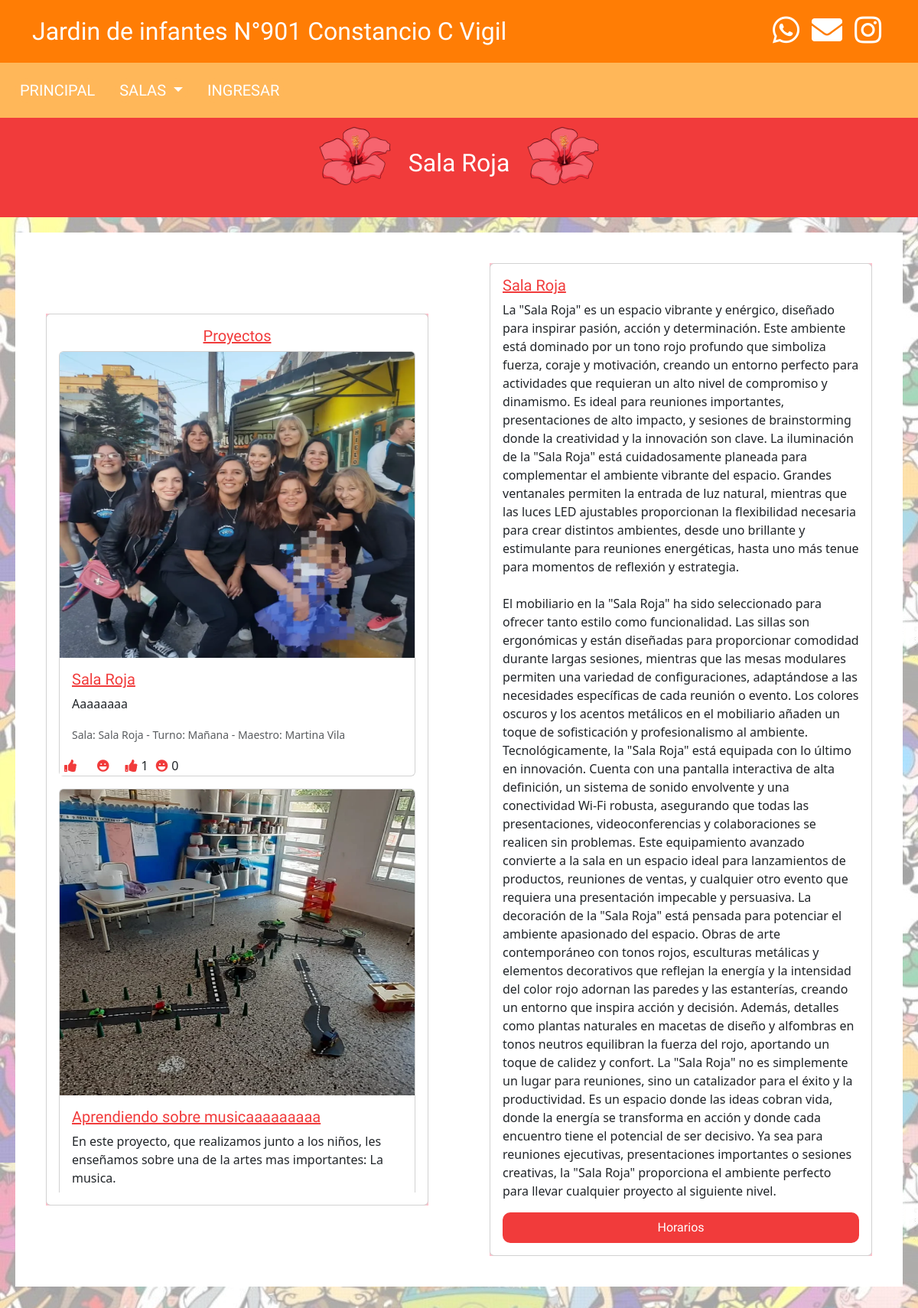
Page /salasR.php on the committed database.
### tables this page shows
CREATE TABLE `salas` (
  `ID` int(3) NOT NULL,
  `Salas` varchar(15) NOT NULL,
  `Color` varchar(10) NOT NULL,
  `texto` text DEFAULT NULL,
  `imagen` varchar(255) DEFAULT NULL,
  `hover` varchar(255) DEFAULT NULL,
  `texto2` text DEFAULT NULL
);

CREATE TABLE `proyectos` (
  `ID` int(3) NOT NULL,
  `Salas` int(3) NOT NULL,
  `Nombre` varchar(50) NOT NULL,
  `Descripcion` varchar(250) NOT NULL,
  `Imagen` varchar(255) NOT NULL,
  `Turno` int(3) NOT NULL,
  `id_usuario` int(3) NOT NULL
);

CREATE TABLE `turnos` (
  `ID` int(3) NOT NULL,
  `Turno` varchar(15) NOT NULL
);

### salasR.php (the view, shortened to what this page needs)
<?php
  $servername = "localhost";
  $username = "root";
  $password = "";
  $dbname = "jardin";
  $conn = new mysqli($servername, $username, $password, $dbname);
  $sala_id = 6;
  $query2 = "SELECT publicacion_id, reaccion, COUNT(*) as count FROM reacciones GROUP BY publicacion_id, reaccion";
  $result2 = $conn->query($query2);
  $reacciones = [];
  while ($row = $result2->fetch_assoc()) {
      $reacciones[$row['publicacion_id']][$row['reaccion']] = $row['count'];
  }
  $sql_sala = "SELECT * FROM salas WHERE ID = $sala_id";
  $result_sala = $conn->query($sql_sala);
  if ($result_sala->num_rows > 0) {
      $sala = $result_sala->fetch_assoc();
  } else {
      die("No se encontró la sala.");
  }
?>
<!DOCTYPE html>
<html lang="es">
<head>
    <link rel="stylesheet" href="style.css">
    <link rel="stylesheet" href="https://cdnjs.cloudflare.com/ajax/libs/font-awesome/5.15.4/css/all.min.css">
    <link href="https://cdn.jsdelivr.net/npm/bootstrap@5.3.3/dist/css/bootstrap.min.css" rel="stylesheet">
</head>
<body>
  <header class="container-fluid">
    <div class="container d-flex justify-content-between align-items-center">
        <h2 class="m-0">Jardin de infantes N°901 Constancio C Vigil</h2>
        <div>
          <a href="https://wa.me/02252520417" target="_blank"><button class="net m-0"><i class="fab fa-whatsapp"></i></button></a>
          <a href="mailto:ji901lacosta@gmail.com"><button class="net m-0"><i class="fas fa-envelope"></i></button></a>
          <a href="https://www.instagram.com/jardin901sanclemente?utm_source=ig_web_button_share_sheet&igsh=ZDNlZDc0MzIxNw==" target="_blank"><button class="net m-0"><i class="fab fa-instagram"></i></button></a>
        </div>
    </div>
  </header>
  <header class="n2 d-flex flex-wrap align-items-center">
    <a href="index.html"><button class="btn2">PRINCIPAL</button></a>
    <div class="dropdown">
      <button class="btn2 dropdown-toggle" type="button" data-bs-toggle="dropdown" aria-expanded="false">
        SALAS
      </button>
    </div>
    <button class="btn2" onclick="showAlert()" class='ai'>INGRESAR</button>
  </header>
    <div class="cartelT d-flex justify-content-center">
        <img src="<?php echo htmlspecialchars($sala['imagen']); ?>" width="100px" height="100px">
        <div class="text">
            <h2 class="text-center"><?php echo htmlspecialchars($sala['Salas']); ?></h2>
            <br>
        </div>
        <img src="<?php echo htmlspecialchars($sala['imagen']); ?>" width="100px" height="100px">
    </div>
    <div class="white d-flex flex-column flex-md-row justify-content-between align-items-center">
      <div class="mt-3 mt-md-0">
        <div class="carter">
            <div class="card text-center-left">
                <div class="card-body">
                    <h5 class="color text-center">Proyectos</h5>
                    <div id="project-cards">
                        <?php
                        $servername = "localhost";
                        $username = "root";
                        $password = "";
                        $dbname = "jardin";
                        $conn = new mysqli($servername, $username, $password, $dbname);
                        $sql = "SELECT proyectos.ID, proyectos.Nombre, proyectos.Descripcion, proyectos.Imagen, salas.Salas AS SalaNombre, turnos.Turno AS TurnoNombre, login.NOMBRE AS TeacherName
                        FROM proyectos
                        INNER JOIN salas ON proyectos.Salas = salas.ID
                        INNER JOIN turnos ON proyectos.Turno = turnos.ID
                        INNER JOIN login ON proyectos.id_usuario = login.id
                        WHERE proyectos.Salas = 6
                        ORDER BY proyectos.ID DESC";
                        $result = $conn->query($sql);
                        if ($result->num_rows > 0) {
                          while ($row = $result->fetch_assoc()) {
                            $proyecto_id = $row['ID'];
                            echo '<div class="card mb-3">';
                            echo '<img src="' . $row['Imagen'] . '" class="card-img-top" width="200px" height="400px" alt="' . $row['Nombre'] . '">';
                            echo '<div class="card-body">';
                            echo '<h5 class="color">' . $row['Nombre'] . '</h5>';
                            echo '<p class="card-text">' . $row['Descripcion'] . '</p>';
                            echo '<p class="card-text"><small class="text-muted">Sala: ' . $row['SalaNombre'] . ' - Turno: ' . $row['TurnoNombre'] . ' - Maestro: ' . $row['TeacherName'] . '</small></p>';
                            echo '</div>';
                            echo '<div class="publicacion" data-id="' . $proyecto_id . '">';
                            echo '<div class="reacciones-container">';
                            echo '<button class="reacciones" data-reaccion="me_gusta"><i class="fas fa-thumbs-up app"></i></button>';
                            echo '<button class="reacciones" data-reaccion="risa"><i class="fas fa-laugh app"></i></button>';
                            echo '<p><i class="fas fa-thumbs-up app"></i> ' . ($reacciones[$proyecto_id]['me_gusta'] ?? 0) . '</p>';
                            echo '<p><i class="fas fa-laugh app"></i> ' . ($reacciones[$proyecto_id]['risa'] ?? 0) . '</p>';
                            echo '</div>';
                            echo '</div>';
                            echo '</div>';
                          }
                        } else {
                              echo '<p>No hay proyectos disponibles.</p>';
                        }
                        ?>
                    </div>
                </div>
            </div>
        </div>
      </div>
        <div class="mt-3 mt-md-0">
            <div class="carter">
                <div class="card text-center-left">
                    <div class="card-body">
                        <h5 class="color"><?php echo htmlspecialchars($sala['Salas']); ?></h5>
                        <p class="card-text">
                        <?php echo htmlspecialchars($sala['texto']); ?><br><br>
                        <?php echo htmlspecialchars($sala['texto2']); ?>
                        </p>
                        <button class="btnT">Horarios</button>
                    </div>
                </div>
            </div>
        </div>
    </div>
</body>
</html>

### style.css (style rules this page uses)
body { margin: 0; padding: 0; background-image: url('img/dibujos.jpeg'); }
header { background-color:#FF7D05; color:white; font-family:"Questrial", sans-serif; padding:10px; }
button { background-color:#FF7D05; color:white; border:none; }
.n2 { background-color:#FFB759; }
.btn2 { background-color:#FFB759; margin:10px; font-size:20px; border-radius:20px; transition: background-color 0.3s ease, transform 0.2s ease; }
a { color:white; text-decoration: none; }
.net { font-size:40px; border:none; color:white; }
.text { margin-top:20px; padding: 20px; max-width:850px; }
.white { background-color: white; margin:20px; padding:40px; }
.carter { max-width: 500px; background-color:pink; }
#project-cards { max-height: 1100px; overflow-y: auto; display: flex; flex-direction: column; }
.reacciones-container { display: flex; align-items: center; gap: 10px; }
.reacciones-container p { margin: 0; display: flex; align-items: center; }
.reacciones-container i { margin-right: 5px; }

### rows in the picture
salas: imagen (picture), Salas "Sala Roja", texto "La \"Sala Roja\" es un espacio vibrante y enérgico, diseñado para inspirar pasión, acción y determinación. Este ambiente está dominado por un tono rojo profundo que simboliza fuerza, coraje y motivación, creando un entorno perfecto para actividades que requieran un alto nivel de compromiso y dinamismo. Es ideal para reuniones importantes, presentaciones de alto impacto, y sesiones de brainstorming donde la creatividad y la innovación son clave. La iluminación de la \"Sala Roja\" está cuidadosamente planeada para complementar el ambiente vibrante del espacio. Grandes ventanales permiten la entrada de luz natural, mientras que las luces LED ajustables proporcionan la flexibilidad necesaria para…", texto2 "El mobiliario en la \"Sala Roja\" ha sido seleccionado para ofrecer tanto estilo como funcionalidad. Las sillas son ergonómicas y están diseñadas para proporcionar comodidad durante largas sesiones, mientras que las mesas modulares permiten una variedad de configuraciones, adaptándose a las necesidades específicas de cada reunión o evento. Los colores oscuros y los acentos metálicos en el mobiliario añaden un toque de sofisticación y profesionalismo al ambiente. Tecnológicamente, la \"Sala Roja\" está equipada con lo último en innovación. Cuenta con una pantalla interactiva de alta definición, un sistema de sonido envolvente y una conectividad Wi-Fi robusta, asegurando que todas las…"
proyectos: Imagen (picture), Nombre "Sala Roja", Descripcion "Aaaaaaaa", salas.Salas "Sala Roja", turnos.Turno "Mañana", login.NOMBRE "Martina Vila", ID "1", ID "0"
proyectos: Imagen (picture), Nombre "Aprendiendo sobre musicaaaaaaaaa", Descripcion "En este proyecto, que realizamos junto a los niños, les enseñamos sobre una de la artes mas importantes: La musica."
